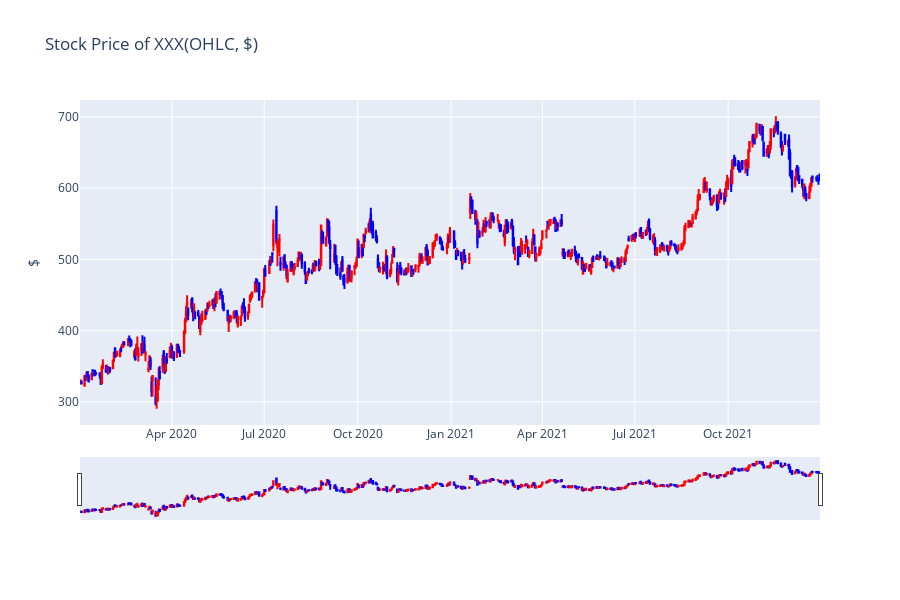

The notebook cell saved with this chart:
### Code cell
# graph_objects의 그래프에 타이틀과 축 레이블을 표기하는 방법 -> update_layout 사용
fig.update_layout(title='Stock Price of XXX(OHLC, $)', yaxis_title='$',)

fig.layout.height = 600
fig.show()

### Figure 1 — Plotly figure (JSON) as saved in the notebook; plotly's stock layout.template omitted (floating-point values rounded to 4 significant figures; data arrays with more than 128 entries replaced by an {"elided": "..."} marker saying what was removed)
{"data": [{"close": {"elided": "504 float values"}, "decreasing": {"line": {"color": "blue"}}, "high": {"elided": "504 float values"}, "increasing": {"line": {"color": "red"}}, "low": {"elided": "504 float values"}, "open": {"elided": "504 float values"}, "type": "candlestick", "x": {"elided": "504 str values"}}], "layout": {"height": 600, "title": {"text": "Stock Price of XXX(OHLC, $)"}, "yaxis": {"title": {"text": "$"}}}}
